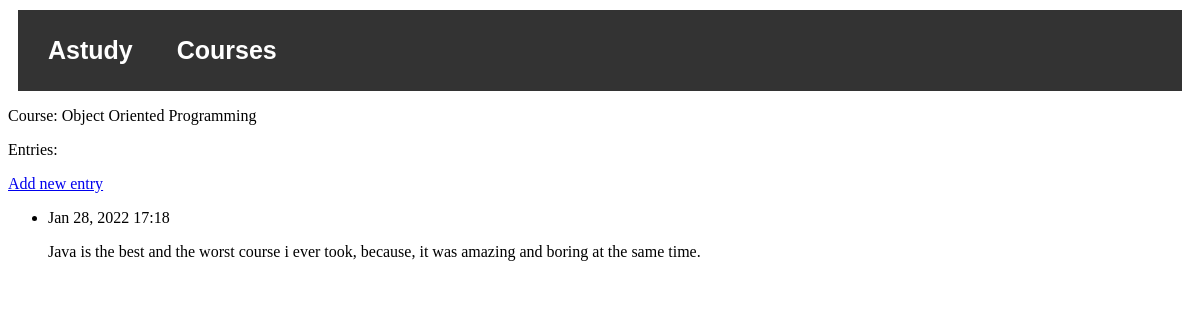
/courses/2/, run on the app's committed database.
### courses/models.py (models this page shows, shortened)
class Course(models.Model):
    instructor = models.ForeignKey(
        settings.AUTH_USER_MODEL,
        on_delete=models.CASCADE,
        null=True
    )
    course_name = models.CharField(max_length=200)
    course_description = models.CharField(max_length=200)
    course_created_datetime = models.DateTimeField(auto_now_add=True)
    def __str__(self):
        return self.course_name

class Entry(models.Model):
    course_name = models.ForeignKey(Course, on_delete=models.CASCADE)
    text = models.TextField()
    date_added = models.DateTimeField(auto_now_add=True)
    class Meta:
        verbose_name_plural = 'entries'

### courses/views.py (the view)
# urls.py: path('courses/<int:course_id>/', views.course, name='course'),
def course(request, course_id):
    course = Course.objects.get(id=course_id)
    entries = course.entry_set.order_by('-date_added')
    context = {'course': course, 'entries': entries}
    return render(request, 'courses/course.html', context)

### courses/templates/courses/course.html
{% extends 'courses/base.html' %} {% block content %}
<p>Course: {{ course }}</p>
<p>Entries:</p>
<p>
  <a href="{% url 'courses:new_entry' course.id %}">Add new entry</a>
</p>
<ul>
  {% for entry in entries %}
  <li>
    <p>{{ entry.date_added|date:'M d, Y H:i' }}</p>
    <p>{{ entry.text|linebreaks }}</p>
  </li>
  {% empty %}
  <li>There are no entries for this topic yet.</li>
  {% endfor %}
</ul>
{% endblock content %}

### data on the page
Course: course_name "Object Oriented Programming"
Entry: date_added "Jan 28, 2022 17:18", text "Java is the best and the worst course i ever took, because, it was amazing and boring at the same time."
